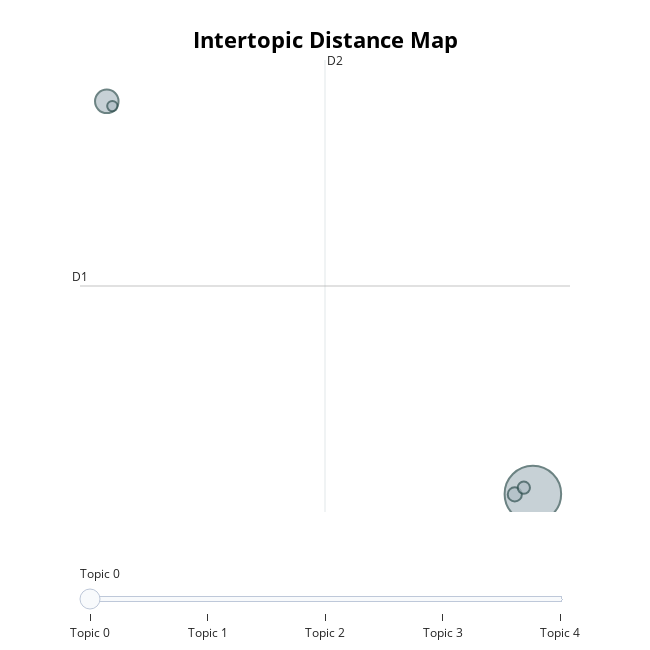

Source (notebook cell):
### Code cell
topic_model.visualize_topics()

### Figure 1 — Plotly figure (JSON) as saved in the notebook; plotly's stock layout.template omitted (floating-point values rounded to 4 significant figures)
{"data": [{"customdata": [[0, "ἐκ | ἀλλά | περὶ | διὰ | κατὰ", 7599], [1, "ἐναντιοῦνται | οὕτως | ἀποδεικτόν | ἀκούσιος | ἐλέγξομεν", 1317], [2, "ἐξἀνάγκης | ὠριγένουσ | θῆλυς | ἐτελειώθη | πάντας", 474], [3, "οὑν | οὕτως | ἀρχίλοχος | οὐδαμῶς | ἑκάστην", 357], [4, "ἀποφατικά | διώκει | ἀληθές | διπλότερον | ἔχον", 253]], "hovertemplate": "<b>Topic %{customdata[0]}</b><br>%{customdata[1]}<br>Size: %{customdata[2]}", "legendgroup": "", "marker": {"color": "#B0BEC5", "line": {"color": "DarkSlateGrey", "width": 2}, "size": [7599, 1317, 474, 357, 253], "sizemode": "area", "sizeref": 4.749, "symbol": "circle"}, "mode": "markers", "name": "", "orientation": "v", "showlegend": false, "type": "scatter", "x": [15.49, -11.18, 14.36, 14.92, -10.83], "xaxis": "x", "y": [-8.641, 20.37, -8.674, -8.179, 20.03], "yaxis": "y"}], "layout": {"annotations": [{"showarrow": false, "text": "D1", "x": -12.85, "y": 6.727, "yshift": 10}, {"showarrow": false, "text": "D2", "x": 2.479, "xshift": 10, "y": 23.43}], "height": 650, "hoverlabel": {"bgcolor": "white", "font": {"family": "Rockwell", "size": 16}}, "legend": {"itemsizing": "constant", "tracegroupgap": 0}, "margin": {"t": 60}, "shapes": [{"line": {"color": "#CFD8DC", "width": 2}, "type": "line", "x0": 2.479, "x1": 2.479, "y0": -9.975, "y1": 23.43}, {"line": {"color": "#9E9E9E", "width": 2}, "type": "line", "x0": -12.85, "x1": 17.81, "y0": 6.727, "y1": 6.727}], "sliders": [{"active": 0, "pad": {"t": 50}, "steps": [{"args": [{"marker.color": [["red", "#B0BEC5", "#B0BEC5", "#B0BEC5", "#B0BEC5"]]}], "label": "Topic 0", "method": "update"}, {"args": [{"marker.color": [["#B0BEC5", "red", "#B0BEC5", "#B0BEC5", "#B0BEC5"]]}], "label": "Topic 1", "method": "update"}, {"args": [{"marker.color": [["#B0BEC5", "#B0BEC5", "red", "#B0BEC5", "#B0BEC5"]]}], "label": "Topic 2", "method": "update"}, {"args": [{"marker.color": [["#B0BEC5", "#B0BEC5", "#B0BEC5", "red", "#B0BEC5"]]}], "label": "Topic 3", "method": "update"}, {"args": [{"marker.color": [["#B0BEC5", "#B0BEC5", "#B0BEC5", "#B0BEC5", "red"]]}], "label": "Topic 4", "method": "update"}]}], "title": {"font": {"color": "Black", "size": 22}, "text": "<b>Intertopic Distance Map</b>", "x": 0.5, "xanchor": "center", "y": 0.95, "yanchor": "top"}, "width": 650, "xaxis": {"anchor": "y", "domain": [0, 1], "range": [-12.85, 17.81], "title": {"text": ""}, "visible": false}, "yaxis": {"anchor": "x", "domain": [0, 1], "range": [-9.975, 23.43], "title": {"text": ""}, "visible": false}}}
